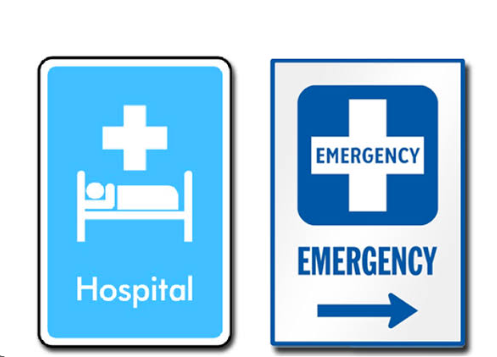
#> input picture image.png, 497 x 357 px
$ python -i preprocessor.py   (imports and definitions only)   (older library calls are emulated)
#> lines starting #> are read from the running program, lines starting #| are printed output that depends on the picture
#> further down, picture is the input picture: shape (357, 497, 3); mean B, G, R 234, 210.5, 172.1
"""
NAVIDOOR OCR Preprocessor
Handles image quality checks, blur detection, CLAHE contrast enhancement,
glare suppression, and perspective deskewing for mobile camera frames.
"""

import cv2
import numpy as np
from PIL import Image
import io
import base64

# [53 lines left out: functions decode_image_payload, check_blur, resize_for_inference, not called in this run]

def enhance_contrast(image_bgr):
    """
    Applies CLAHE (Contrast Limited Adaptive Histogram Equalization) on L channel in LAB color space.
    Helps read text in dim hospital corridors, shadowed door signs, and underexposed medicine bottles.
    """
    lab = cv2.cvtColor(image_bgr, cv2.COLOR_BGR2LAB)
#> lab: shape (357, 497, 3); mean of channels 0, 1, 2 210.9, 125.6, 113
    l, a, b = cv2.split(lab)
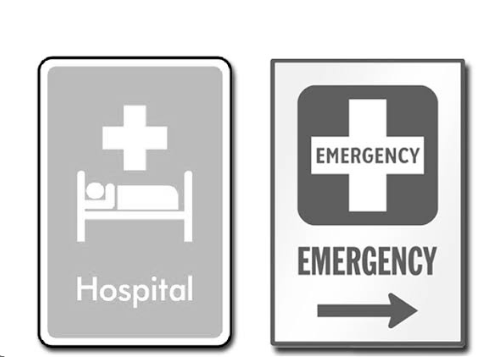
#> l: shape (357, 497); min 0, max 255, mean 210.9
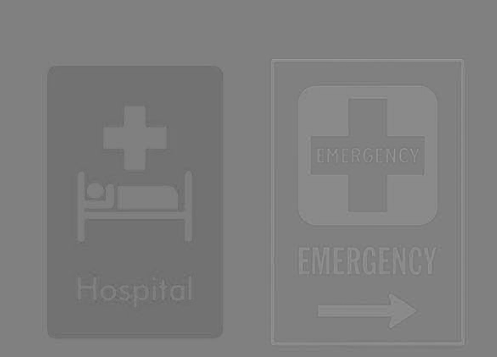
#> a: shape (357, 497); min 99, max 158, mean 125.6
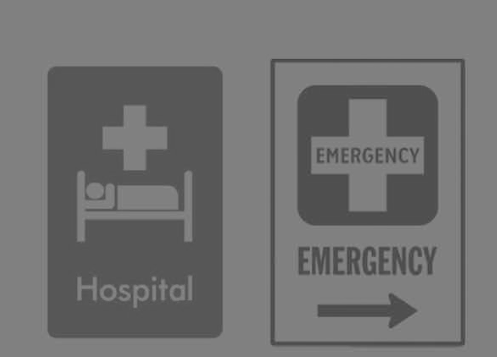
#> b: shape (357, 497); min 64, max 140, mean 113

    clahe = cv2.createCLAHE(clipLimit=2.5, tileGridSize=(8, 8))
    l_enhanced = clahe.apply(l)
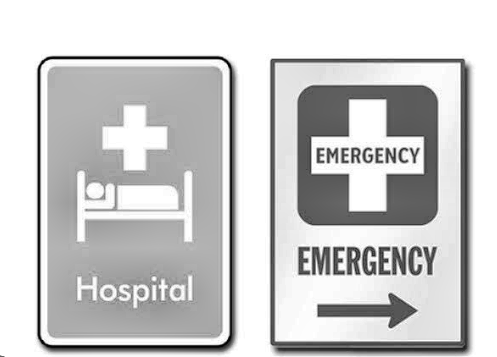
#> l_enhanced: shape (357, 497); min 1, max 255, mean 203.8

    lab_merged = cv2.merge((l_enhanced, a, b))
#> lab_merged: shape (357, 497, 3); mean of channels 0, 1, 2 203.8, 125.6, 113
    return cv2.cvtColor(lab_merged, cv2.COLOR_LAB2BGR)
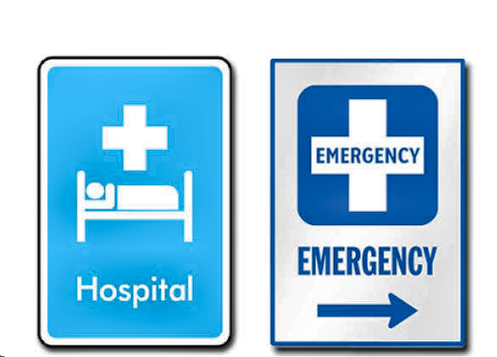
#> returned value: shape (357, 497, 3); mean B, G, R 226.1, 203, 161.3

# [39 lines left out: functions suppress_glare, preprocess_frame, not called in this run]

>>> import cv2
>>> picture = cv2.imread('../../image.png')
>>> result = enhance_contrast(picture)
